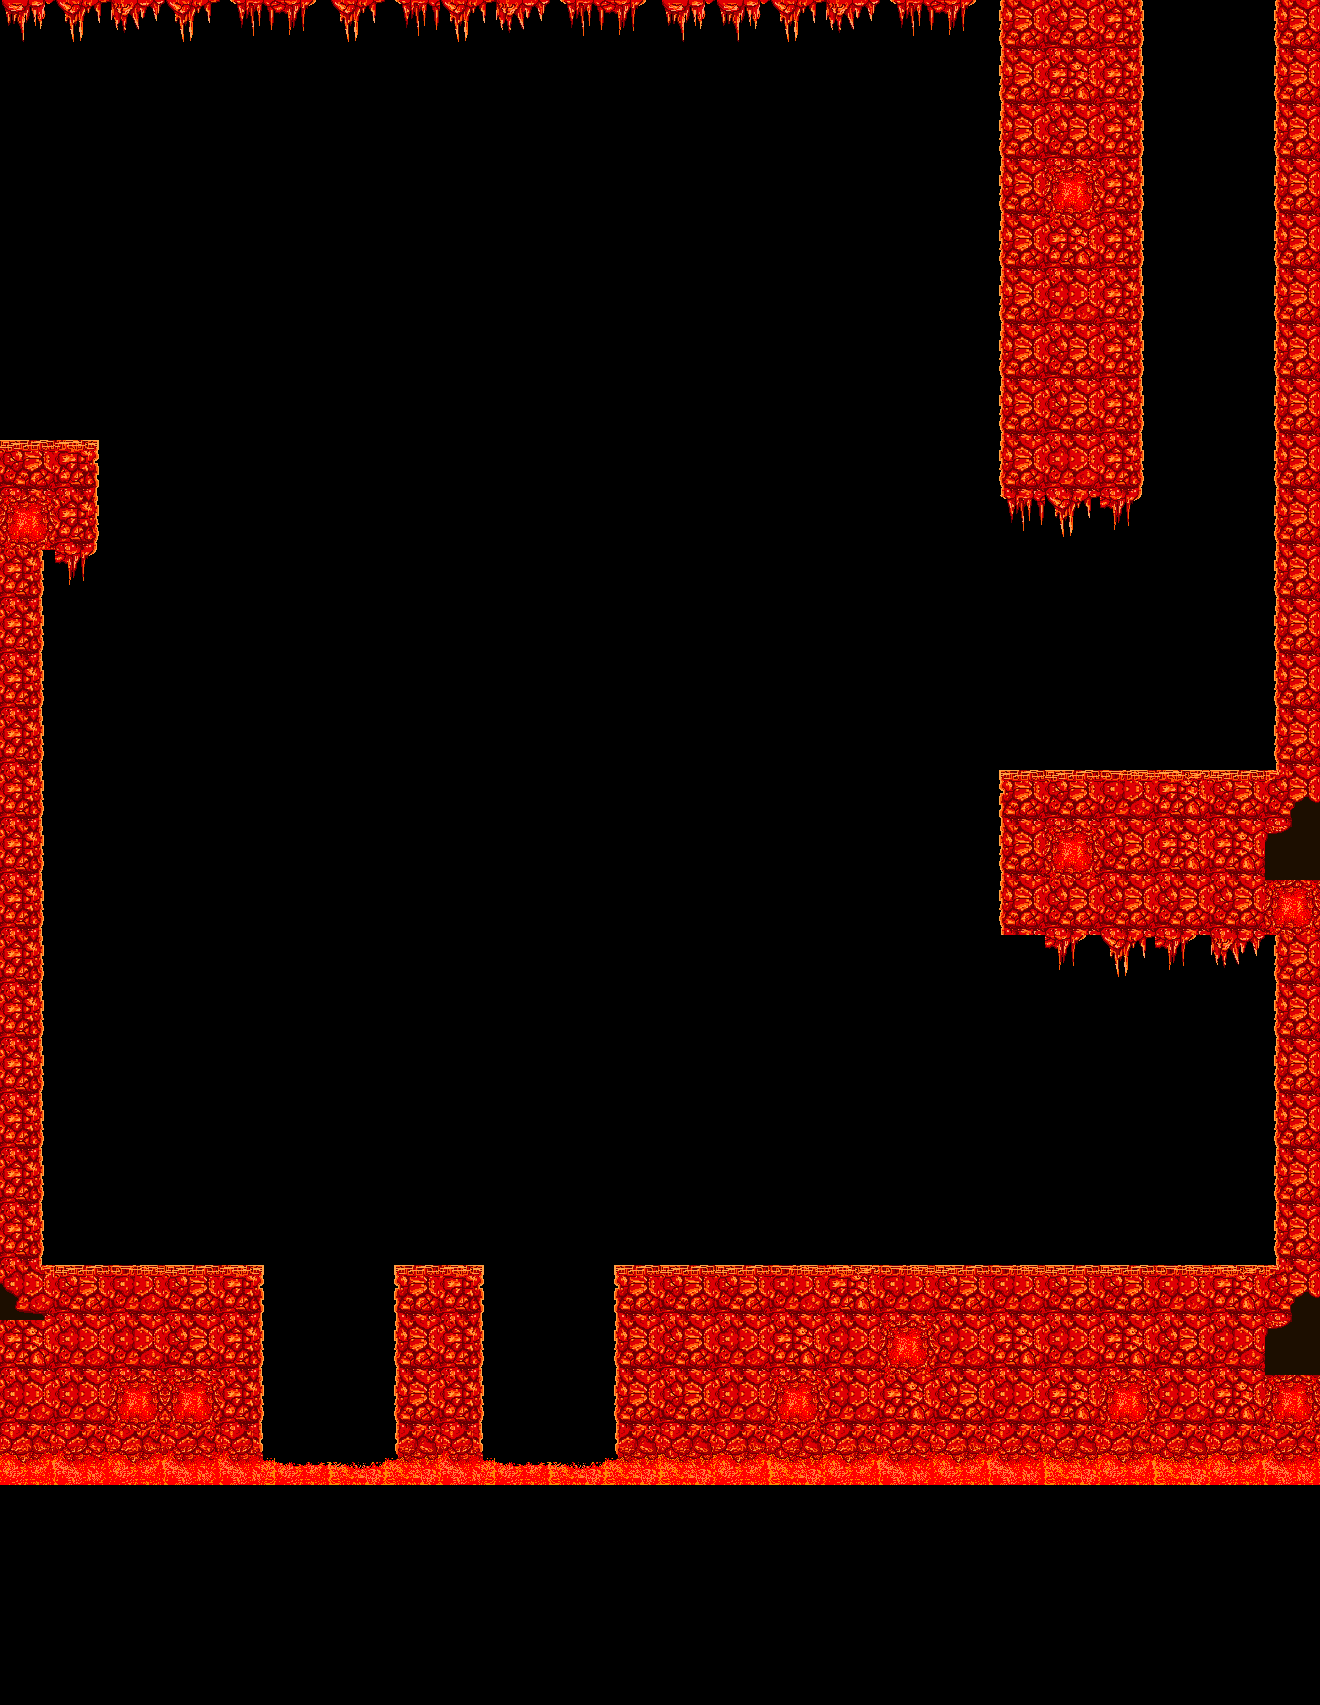

Below is a game level as drawn by its tile map, then a one-line description and the .tmx that defines it (tile-layer data replaced by summaries):
An orthogonal 24x31 tile map with 55x55 px tiles, 1 tile layer (layer1), 1 hidden layer not drawn.

<map version="1.0" orientation="orthogonal" width="24" height="31" tilewidth="55" tileheight="55">
 <tileset firstgid="1" name="tileSet" tilewidth="55" tileheight="55">
  <image source="../img/level2/level2Tiles.png" width="275" height="330" />
 </tileset>
 <layer name="movementMap" width="24" height="31" visible="0">
  <data>[744 cells, 258 non-empty, 1 distinct tile ids]</data>
 </layer>
 <layer name="layer1" width="24" height="31">
  <data>[744 cells, 192 non-empty, 26 distinct tile ids]</data>
 </layer>
</map>
